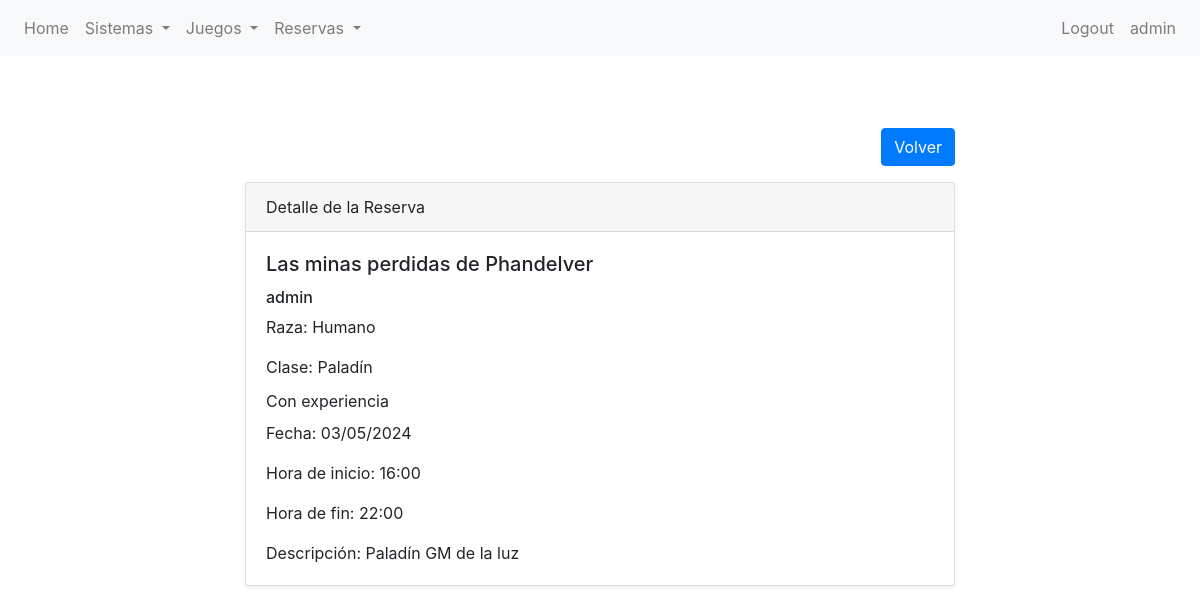
The app's page /partidas/reserva/4/detail/ (signed in) with its own data.
### partidas/models.py (models this page shows, shortened)
class Reserva(models.Model):
    jugador = models.ForeignKey(User, null=True, on_delete=models.SET_NULL)
    juego = models.ForeignKey(Juego, on_delete=models.CASCADE, related_name='reservas')
    raza = models.CharField(max_length=50)
    clase = models.CharField(max_length=50)
    experiencia = models.BooleanField(default=True)
    descripcion = models.TextField(max_length=500)

class Juego(models.Model):
    nombre = models.CharField(max_length=250)
    disponible = models.BooleanField(default=True)
    numero_de_jugadores = models.IntegerField()
    sistema_de_juego = models.ForeignKey(Sistema, on_delete=models.CASCADE, related_name='sistema_de_juego')
    descripcion = models.TextField(blank=True, null=True)
    fecha = models.DateField(default=timezone.now)
    hora_inicio = models.TimeField(default=timezone.now)
    hora_fin = models.TimeField(default=timezone.now)
    def __str__(self):
        return f"{self.nombre}"

### partidas/views.py (the view)
# urls.py: path("reserva/<int:pk>/detail/", ReservaDetailView.as_view(), name="reserva-detail"),
class ReservaDetailView(LoginRequiredMixin, DetailView):
    model = Reserva
    template_name = "partidas/vbc/reserva-detail.html"
    context_object_name = "reserva"

### partidas/templates/partidas/vbc/reserva-detail.html (shortened to what this page needs)
{% extends 'partidas/base.html' %}
{% block content %}
<section class="py-5">
    <div class="container">
        <div class="row">
            <div class="col-lg-8 mx-auto">
                <div class="text-right mb-3">
                    <a href="#" class="btn btn-primary" onclick="history.back()">Volver</a>
                </div>
                <div class="card shadow-sm">
                    <div class="card-header">
                        Detalle de la Reserva
                    </div>
                    <div class="card-body">
                        <h5 class="card-title">{{ reserva.juego }}</h5>
                        <h6 class="card-text">{{ reserva.jugador }}</h6>
                        <p class="card-text">Raza: {{ reserva.raza }}</p>
                        <p class="card-text">Clase: {{ reserva.clase}}</p>
                        {% if reserva.experiencia %}
                        <p class="card-subtitle mb-2">Con experiencia</p>
                        {% else %}
                        <p class="card-subtitle mb-2">Sin experiencia</p>
                        {% endif %}
                        <p class="card-text">Fecha: {{ reserva.juego.fecha | date:"d/m/Y" }}</p>
                        <p class="card-text">Hora de inicio: {{ reserva.juego.hora_inicio | date:"H:i" }}</p>
                        <p class="card-text">Hora de fin: {{ reserva.juego.hora_fin | date:"H:i" }}</p>
                        <p class="card-text">Descripción: {{ reserva.descripcion }}</p>
                    </div>
                </div>
            </div>
        </div>
    </div>
</section>
{% endblock %}

### partidas/templates/partidas/base.html (shortened to what this page needs)
{% load static %}
<!DOCTYPE html>
<html lang="en">
<head>
    <link rel="stylesheet" href="{% static 'partidas/css/bootstrap.css' %}">
</head>
<body>
    <nav class="navbar navbar-expand-lg navbar-light bg-light">
        <div class="collapse navbar-collapse" id="navbarNav">
            <ul class="navbar-nav">
                <li class="nav-item">
                    <a class="nav-link" href="{% url 'home' %}">Home</a>
                </li>
                {% if user.is_authenticated %}
                <li class="nav-item dropdown">
                    <a class="nav-link dropdown-toggle" href="#" id="navbarDropdownMenuLinkSistema" role="button" data-toggle="dropdown" aria-haspopup="true" aria-expanded="false">
                        Sistemas
                    </a>
                </li>
                <li class="nav-item dropdown">
                    <a class="nav-link dropdown-toggle" href="#" id="navbarDropdownMenuLinkJuego" role="button" data-toggle="dropdown" aria-haspopup="true" aria-expanded="false">
                        Juegos
                    </a>
                </li>
                <li class="nav-item dropdown">
                    <a class="nav-link dropdown-toggle" href="#" id="navbarDropdownMenuLinkReserva" role="button" data-toggle="dropdown" aria-haspopup="true" aria-expanded="false">
                        Reservas
                    </a>
                </li>
                {% endif %}
            </ul>
            <ul class="navbar-nav ml-auto">
                {% if user.is_authenticated %}
                    <li class="nav-item">
                        <a class="nav-link" href="{% url 'logout' %}">Logout</a>
                    </li>
                    <li class="nav-item">
                        <a class="nav-link" href="{% url 'editar-perfil' %}">{{ user }}</a>
                    </li>
                {% endif %}
            </ul>
        </div>
    </nav>
    <div class="container mt-4">
        {% block content %}{% endblock content %}
    </div>
</body>
</html>

### records on screen
Reserva: juego "Las minas perdidas de Phandelver", jugador "admin", raza "Humano", clase "Paladín", juego.fecha "03/05/2024", juego.hora_inicio "16:00", juego.hora_fin "22:00", descripcion "Paladín GM de la luz"

### other values on screen
{{ user }} "admin"
